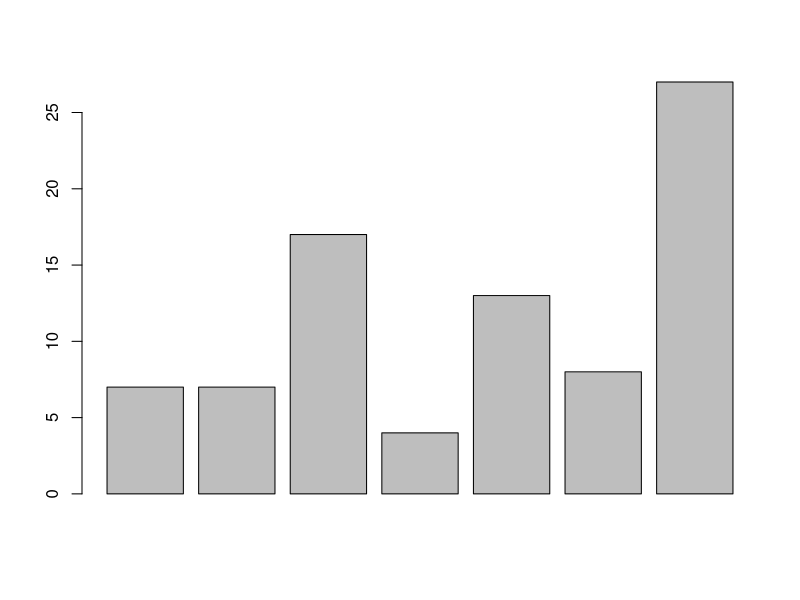
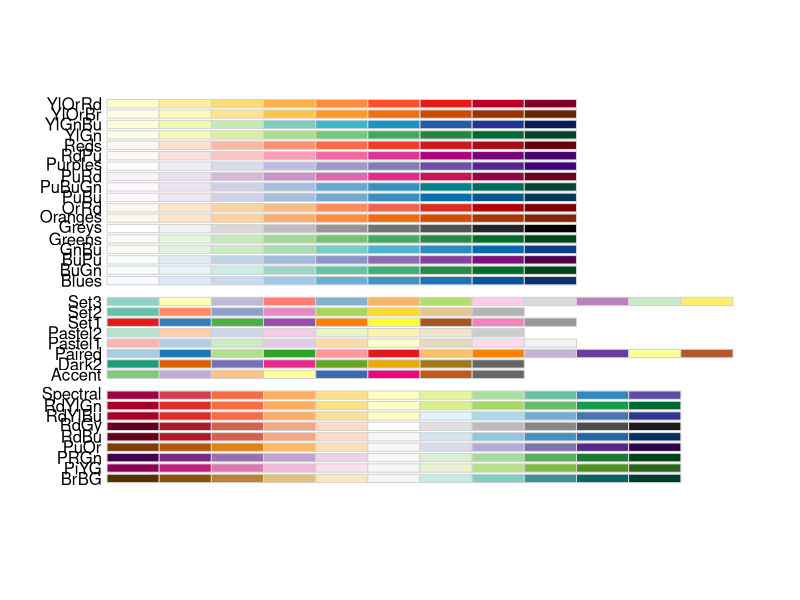
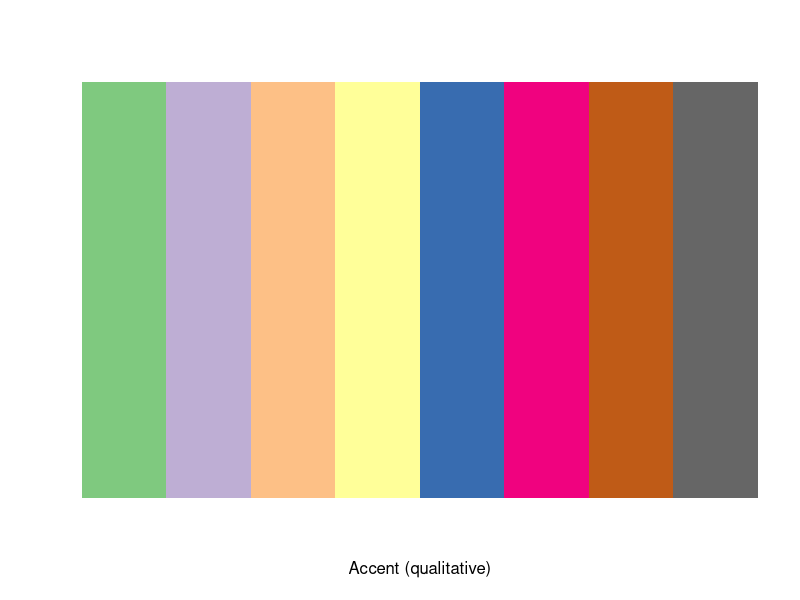
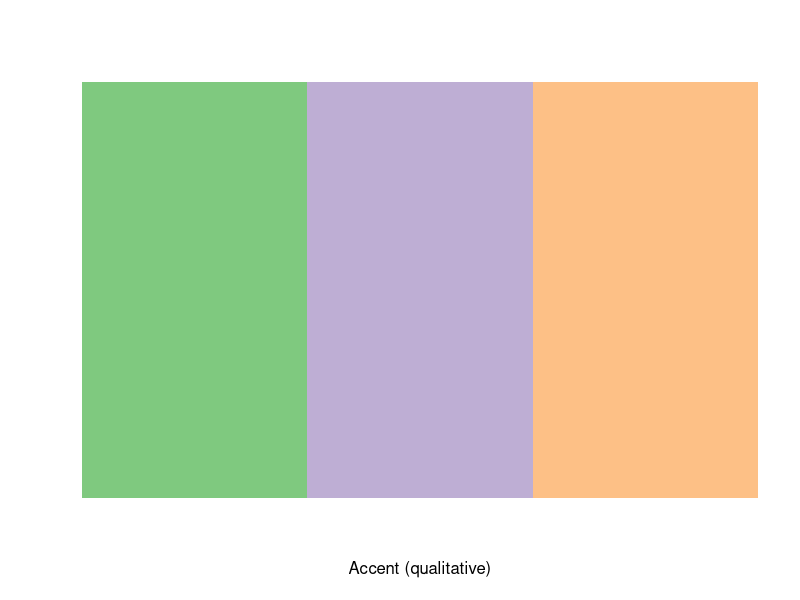
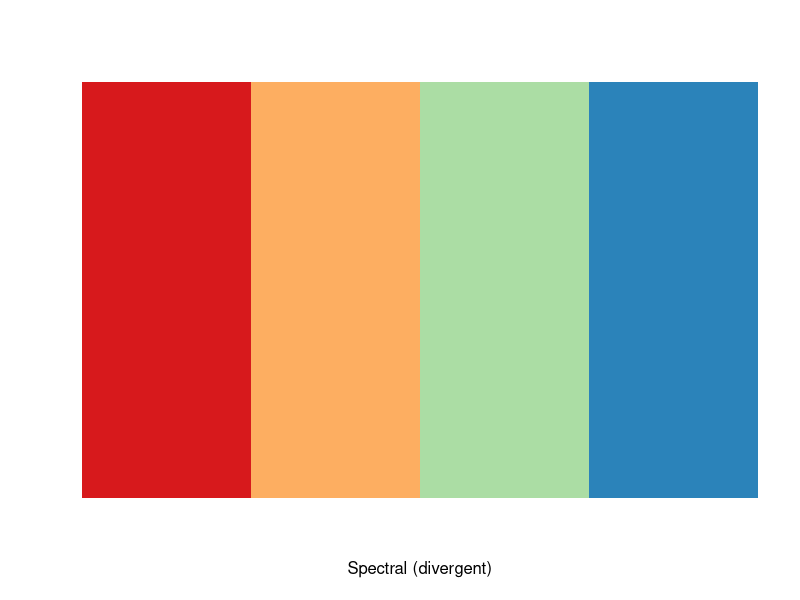
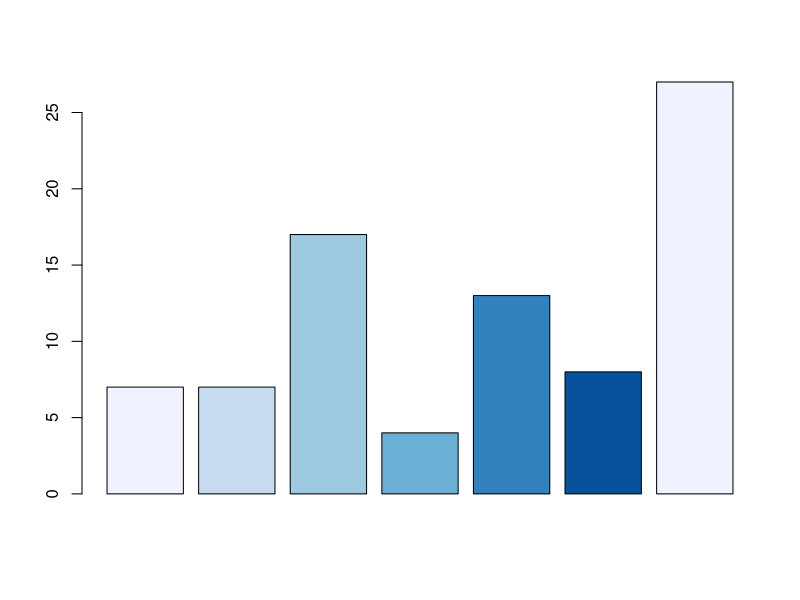
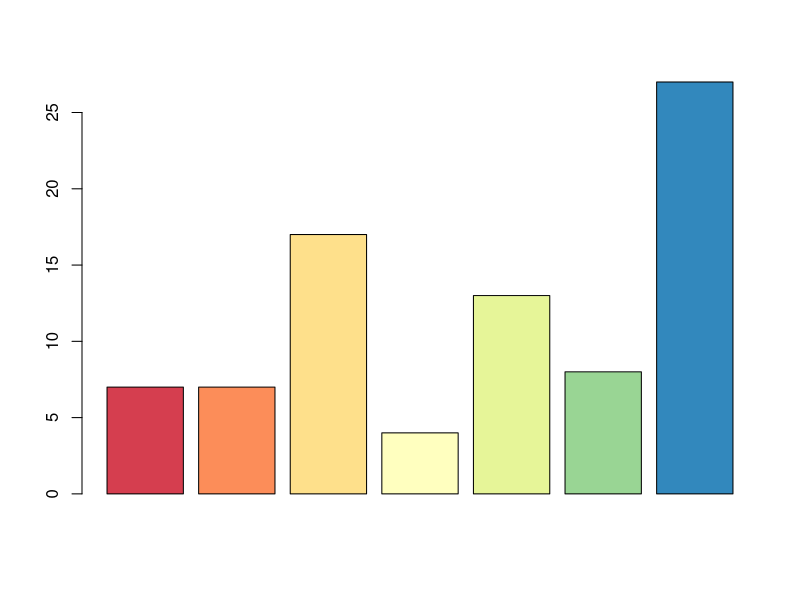
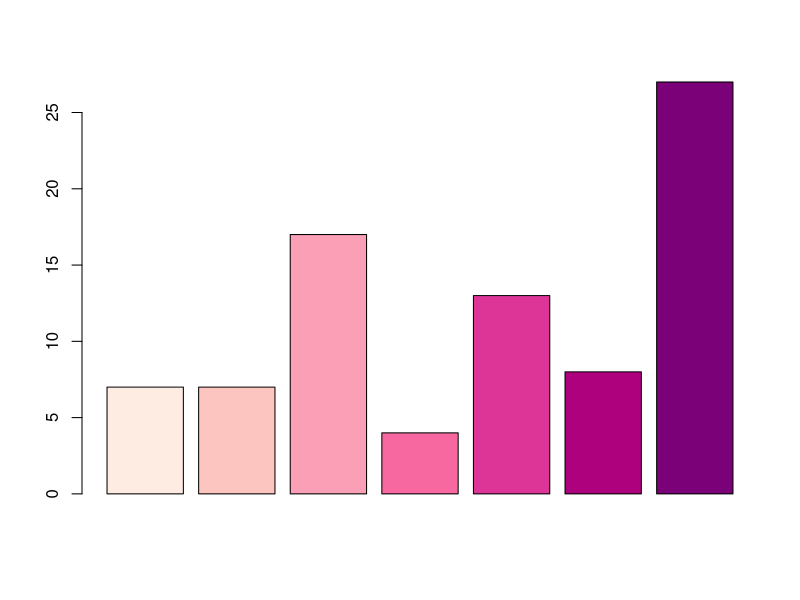

The R source for these figures, in order:
# R Statistics Essential Training
# Ex01_09
# Working with color
# Use R Color Brewer to jazz up graphs

# Barplot - generated with vector
# Create vector 
x <- c(7, 7, 17, 4, 13, 8, 27)
length(x) # lenght of vector is 7 - so seven bars

barplot(x)

# RColorBrewer
browseURL("http://colorbrewer2.org/")

# Download and install RColorBrewer package
install.packages("RColorBrewer")
# Get more detail
help(package = "RColorBrewer")
# Load package
require("RColorBrewer")

# display palates
display.brewer.all()

# Show palates individually (number, "name")
# Number = number of desired colors
display.brewer.pal(8, "Accent") # qualitative - useful for marking diff. grps
display.brewer.pal(3, "Accent")
display.brewer.pal(4, "Spectral")

# Barplots
# Save palettes as a vector or call in function
blues <- brewer.pal(6, "Blues")
flor <- brewer.pal(7, "Spectral")
plum <- brewer.pal(7, "RdPu")
earth <- brewer.pal(7, "BrBG")
sun <- brewer.pal(7, "YlOrRd")


# Make colorful barplot
barplot(x, col = blues)
barplot(x, col = flor)
barplot(x, col = plum)
barplot(x, col = earth)
barplot(x, col = sun)


# Make colorful scattar plots
plot(x, col = "Blue")

# fill circle in point - use pch=15 to fill circles
plot(x, col="Blue", pch=15)

# Change pch=number for different point shapes (ie: squares, triangles, boxes, etc)
plot(x, col=sun, pch=17)
plot(x, col=flor, pch=12)

# Clean up
rm(list = ls())
